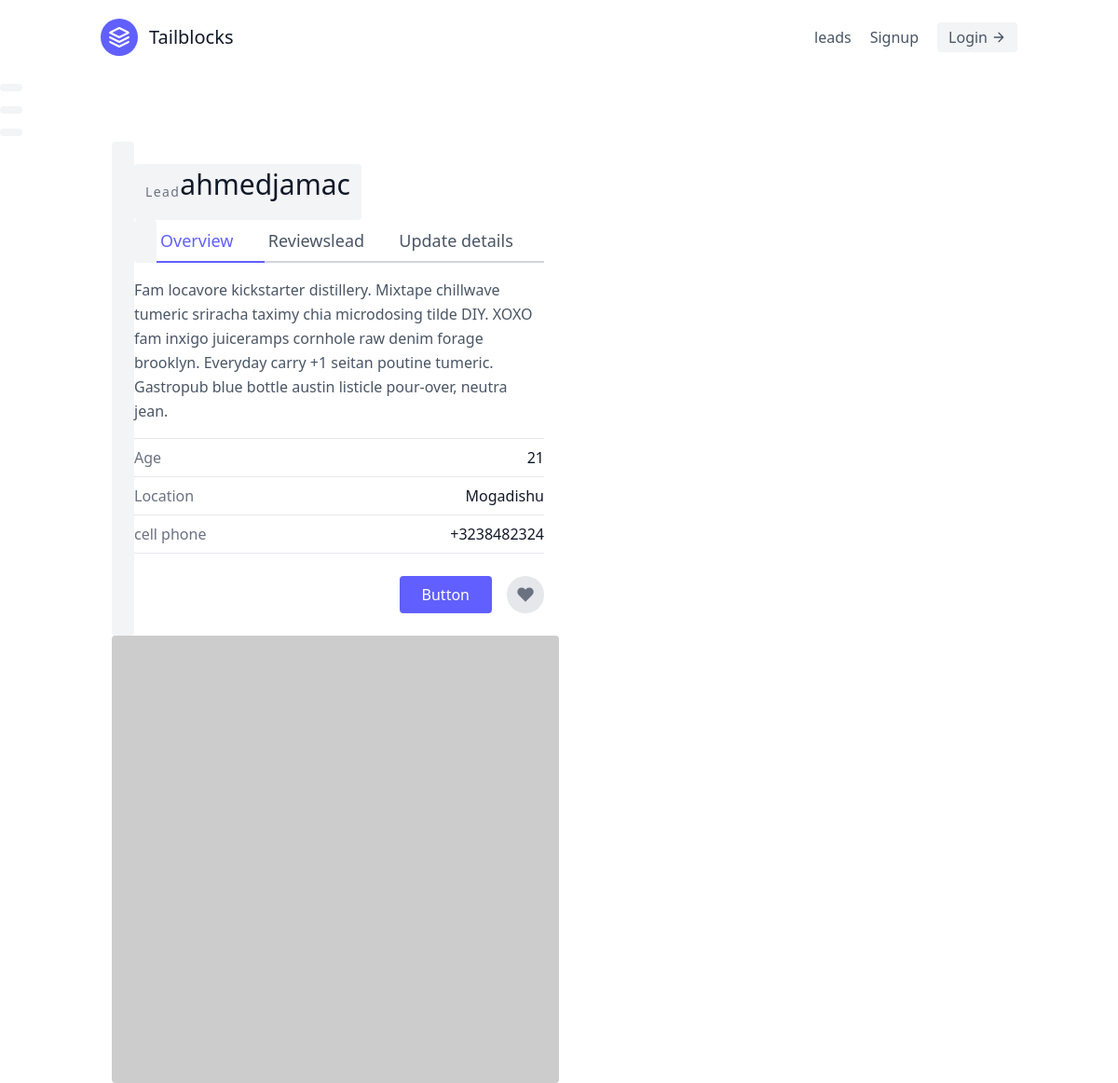
/leads/6/, run on the app's committed database.
### leads/models.py (models this page shows, shortened)
class lead(models.Model):
    first_name = models.CharField(max_length=20)
    last_name = models.CharField(max_length=20)
    age = models.IntegerField(default=0)
    agent = models.ForeignKey("Agent", on_delete=models.CASCADE)

### leads/views.py (the view)
# urls.py: path("<int:pk>/", LeadDetailView.as_view(),name="lead-detail"),
class LeadDetailView(DetailView):
    template_name = "leads/lead_detail.html"
    queryset = lead.objects.all()
    context_object_name = "lead"

### leads/templates/leads/lead_detail.html (shortened to what this page needs)
{% extends "base.html" %}
{% block content %}
<section class="text-gray-600 body-font overflow-hidden">
    <div class="lg:w-4/5 mx-auto flex flex-wrap">
      <div class="lg:w-1/2 w-full lg:pr-10 lg:py-6 mb-6 lg:mb-0">
        <h2 class="text-sm title-font text-gray-500 tracking-widest">Lead</h2>
        <h1 class="text-gray-900 text-3xl title-font font-medium mb-4">{{ lead.first_name}}{{ lead.last_name}}</h1>
        <div class="flex mb-4">
         <a href="{% url 'leads:lead-detail' lead.pk %}" class="flex-grow text-indigo-500 border-b-2 border-indigo-500 py-2 text-lg px-1">
          Overview
          </a>
          <a class="flex-grow border-b-2 border-gray-300 py-2 text-lg px-1">
          Reviewslead
          </a>
          <a href="{% url 'leads:lead-update' lead.pk %}" class="flex-grow border-b-2 border-gray-300 py-2 text-lg px-1">
            Update details
          </a>
        </div>
            <p class="leading-relaxed mb-4">Fam locavore kickstarter distillery. Mixtape chillwave tumeric sriracha taximy chia microdosing tilde DIY. XOXO fam inxigo juiceramps cornhole raw denim forage brooklyn. Everyday carry +1 seitan poutine tumeric. Gastropub blue bottle austin listicle pour-over, neutra jean.</p>
            <div class="flex border-t border-gray-200 py-2">
            <span class="text-gray-500">Age</span>
            <span class="ml-auto text-gray-900">{{lead.age}}</span>
            </div>
            <div class="flex border-t border-gray-200 py-2">
            <span class="text-gray-500">Location</span>
            <span class="ml-auto text-gray-900">Mogadishu</span>
            </div>
            <div class="flex border-t border-b mb-6 border-gray-200 py-2">
            <span class="text-gray-500">cell phone</span>
            <span class="ml-auto text-gray-900">+3238482324</span>
            </div>
            <div class="flex">
            <button class="flex ml-auto text-white bg-indigo-500 border-0 py-2 px-6 focus:outline-none hover:bg-indigo-600 rounded">Button</button>
            <button class="rounded-full w-10 h-10 bg-gray-200 p-0 border-0 inline-flex items-center justify-center text-gray-500 ml-4">
                <svg fill="currentColor" stroke-linecap="round" stroke-linejoin="round" stroke-width="2" class="w-5 h-5" viewBox="0 0 24 24">
                <path d="M20.84 4.61a5.5 5.5 0 00-7.78 0L12 5.67l-1.06-1.06a5.5 5.5 0 00-7.78 7.78l1.06 1.06L12 21.23l7.78-7.78 1.06-1.06a5.5 5.5 0 000-7.78z"></path>
                </svg>
            </button>
            </div>
        </div>
      <img alt="ecommerce" class="lg:w-1/2 w-full lg:h-auto h-64 object-cover object-center rounded" src="https://dummyimage.com/400x400">
    </div>
  </div>
{% endblock content%}

### data on the page
lead: first_name "ahmed", last_name "jamac", age "21"
